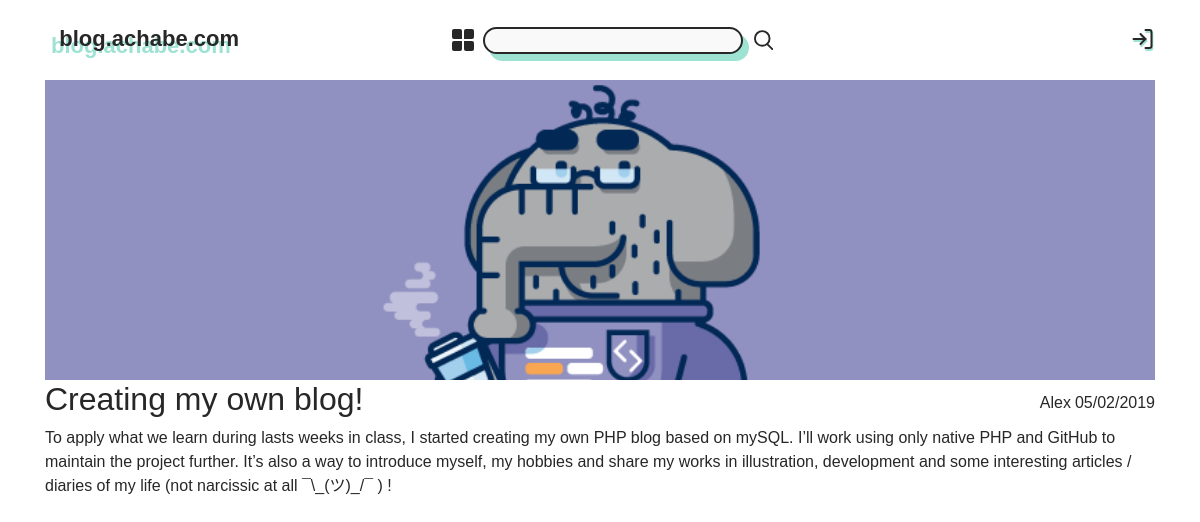
/static/article.php?id=2, run on the app's committed database.
### tables this page shows
CREATE TABLE IF NOT EXISTS `articles` (
  `id` int(11) NOT NULL AUTO_INCREMENT,
  `title` varchar(22) NOT NULL,
  `author` varchar(50) NOT NULL,
  `date` varchar(100) NOT NULL,
  `content` longtext NOT NULL,
  `image` varchar(127) NOT NULL,
  PRIMARY KEY (`id`)
);

### static/article.php (the view, shortened to what this page needs)
<?php
    if(isset($_GET['id'])) {
        $query = $GLOBALS['pdo']->prepare("SELECT * FROM articles WHERE id=?");
        $query->execute([$_GET['id']]);
        $article = $query->fetch();
    } else {
        header('Location:index.php');
    }
?>
<!DOCTYPE html>
<html lang="en">
<?php require_once('../includes/head.php') ?>
<body>
    <?php include('../includes/header.php') ?>
    <div class="container main">
        <img src="./medias/img/<?= $article->image; ?>" class="row-fill article-head"></img>
        <div class="row article-infos">
            <h2 class="col-md-6 article-title"><?= $article->title; ?></h2>
            <div class="col-md-6 article-meta">
                <div class="author"><?= $article->author; ?></div>
                <div class="date"><?= $article->date; ?></div>
            </div>
        </div>
        <div class="article-content"><?= $article->content; ?></div>
    </div>
</body>
</html>

### static/css/style.css (style rules this page uses)
html, body { width: 100%; margin: 0; padding: 0; background-color: white; color: #272727; font-family: 'Manrope', sans-serif; }
.main { width: 100%; height: 100%; }
.article-head { width: 100%; height: 300px; object-fit: cover; object-position: center 30%; }
.article-meta { display: flex; justify-content: flex-end; align-items: center; flex-direction: row; }
.article-meta .author { margin-right: 0.25rem; }

### data on the page
articles: image (picture), title "Creating my own blog!", author "Alex", date "05/02/2019", content "To apply what we learn during lasts weeks in class, I started creating my own PHP blog based on mySQL. I’ll work using only native PHP and GitHub to maintain the project further. It’s also a way to introduce myself, my hobbies and share my works in illustration, development and some interesting articles / diaries of my life (not narcissic at all ¯\\_(ツ)_/¯ ) !"
